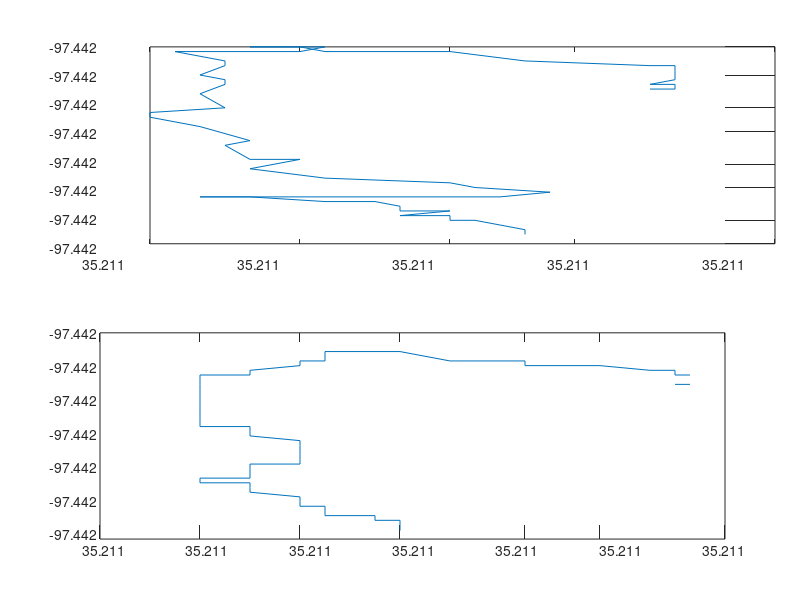

Write MATLAB code to recreate this figure.
%CSV Data
D = csvread("11_16_good_move_data.csv");

%Eventual output (N rows, 2 columns
X = zeros(length(D), 2);

%Split data into lat/long
lat = D(:,1);
lon = D(:,2);

%Add first warmup points to the output
X(1, 1) = lat(1);
X(1, 2) = lon(1);

K = .05;

%Iterate through and apply the moving average to the data
for i = 2:length(D)
    
    %Add the lat and long to the output
    X(i,1) = (1-K)*X(i-1,1) + K*lat(i);
    X(i,2) = (1-K)*X(i-1,2) + K*lon(i);
end

%Output to CSV and preserve precision
dlmwrite('lowpass_filter_output.csv', X, 'delimiter', ',', 'precision', 13);

subplot(2,1,1);
plot(D(:,1), D(:,2))
subplot(2,1,2);
plot(X(:,1), X(:,2))